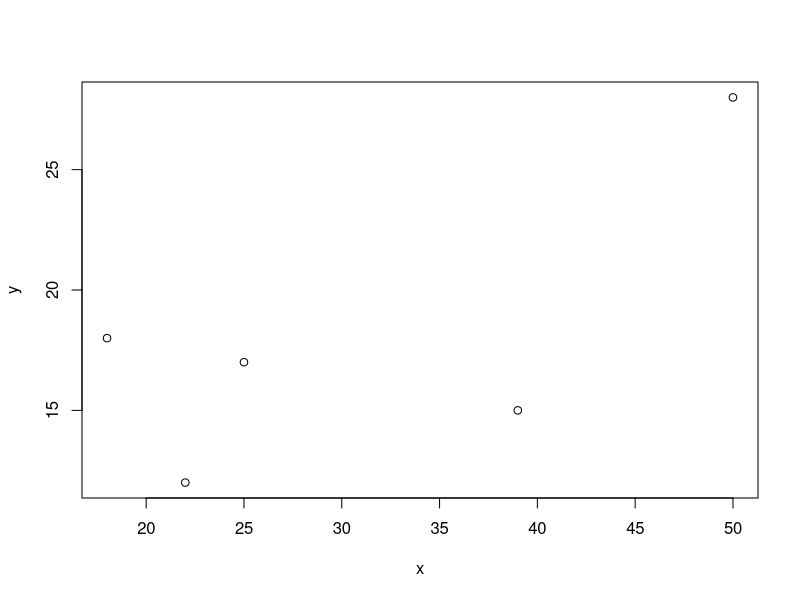

Here is the R script that generated this plot:
# Title     : TODO
# Objective : TODO
# Created by: salim
# Created on: 29.04.2021

y=c(12,15,28,17,18)

x=c(22,39,50,25,18)

mean(y)

mean(x)

plot(x,y)

